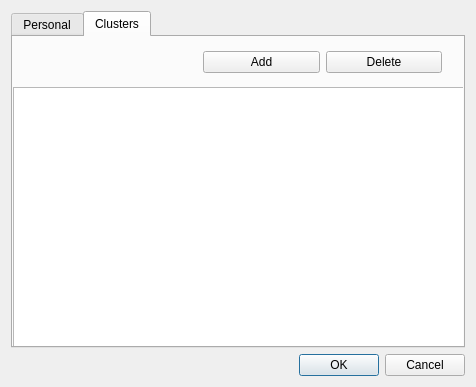
<?xml version="1.0" encoding="UTF-8"?>
<ui version="4.0">
 <class>SetupDialog</class>
 <widget class="QDialog" name="SetupDialog">
  <property name="geometry">
   <rect>
    <x>0</x>
    <y>0</y>
    <width>476</width>
    <height>387</height>
   </rect>
  </property>
  <property name="windowTitle">
   <string>Cluster Setup</string>
  </property>
  <layout class="QVBoxLayout" name="verticalLayout_2">
   <item>
    <widget class="QTabWidget" name="ClusterSetUpTabWidget">
     <property name="currentIndex">
      <number>1</number>
     </property>
     <widget class="QWidget" name="PersonalTab">
      <attribute name="title">
       <string>Personal</string>
      </attribute>
      <widget class="QWidget" name="layoutWidget">
       <property name="geometry">
        <rect>
         <x>0</x>
         <y>10</y>
         <width>199</width>
         <height>136</height>
        </rect>
       </property>
       <layout class="QVBoxLayout" name="verticalLayout">
        <item>
         <layout class="QHBoxLayout" name="horizontalLayout">
          <item>
           <widget class="QLabel" name="label">
            <property name="text">
             <string>Callsign</string>
            </property>
           </widget>
          </item>
          <item>
           <widget class="QLineEdit" name="callsignEdit"/>
          </item>
         </layout>
        </item>
        <item>
         <layout class="QHBoxLayout" name="horizontalLayout_2">
          <item>
           <widget class="QLabel" name="label_2">
            <property name="text">
             <string>Name</string>
            </property>
           </widget>
          </item>
          <item>
           <widget class="QLineEdit" name="nameEdit"/>
          </item>
         </layout>
        </item>
        <item>
         <layout class="QHBoxLayout" name="horizontalLayout_3">
          <item>
           <widget class="QLabel" name="label_3">
            <property name="text">
             <string>Locator</string>
            </property>
           </widget>
          </item>
          <item>
           <widget class="QLineEdit" name="locatorEdit"/>
          </item>
         </layout>
        </item>
        <item>
         <layout class="QHBoxLayout" name="horizontalLayout_4">
          <item>
           <widget class="QLabel" name="label_4">
            <property name="text">
             <string>QTH</string>
            </property>
           </widget>
          </item>
          <item>
           <widget class="QLineEdit" name="qthEdit"/>
          </item>
         </layout>
        </item>
       </layout>
      </widget>
     </widget>
     <widget class="QWidget" name="ClusterTab">
      <attribute name="title">
       <string>Clusters</string>
      </attribute>
      <widget class="QTableView" name="ListClustersView">
       <property name="geometry">
        <rect>
         <x>0</x>
         <y>50</y>
         <width>451</width>
         <height>261</height>
        </rect>
       </property>
      </widget>
      <widget class="QWidget" name="layoutWidget">
       <property name="geometry">
        <rect>
         <x>190</x>
         <y>10</y>
         <width>239</width>
         <height>31</height>
        </rect>
       </property>
       <layout class="QHBoxLayout" name="horizontalLayout_5">
        <item>
         <widget class="QPushButton" name="clustersListAddPbutton">
          <property name="text">
           <string>Add</string>
          </property>
         </widget>
        </item>
        <item>
         <widget class="QPushButton" name="clustersListDelPbutton">
          <property name="text">
           <string>Delete</string>
          </property>
         </widget>
        </item>
       </layout>
      </widget>
     </widget>
    </widget>
   </item>
   <item>
    <widget class="QDialogButtonBox" name="buttonBox">
     <property name="orientation">
      <enum>Qt::Horizontal</enum>
     </property>
     <property name="standardButtons">
      <set>QDialogButtonBox::Cancel|QDialogButtonBox::Ok</set>
     </property>
    </widget>
   </item>
  </layout>
 </widget>
 <resources/>
 <connections>
  <connection>
   <sender>buttonBox</sender>
   <signal>accepted()</signal>
   <receiver>SetupDialog</receiver>
   <slot>accept()</slot>
   <hints>
    <hint type="sourcelabel">
     <x>248</x>
     <y>254</y>
    </hint>
    <hint type="destinationlabel">
     <x>157</x>
     <y>274</y>
    </hint>
   </hints>
  </connection>
  <connection>
   <sender>buttonBox</sender>
   <signal>rejected()</signal>
   <receiver>SetupDialog</receiver>
   <slot>reject()</slot>
   <hints>
    <hint type="sourcelabel">
     <x>316</x>
     <y>260</y>
    </hint>
    <hint type="destinationlabel">
     <x>286</x>
     <y>274</y>
    </hint>
   </hints>
  </connection>
 </connections>
</ui>
